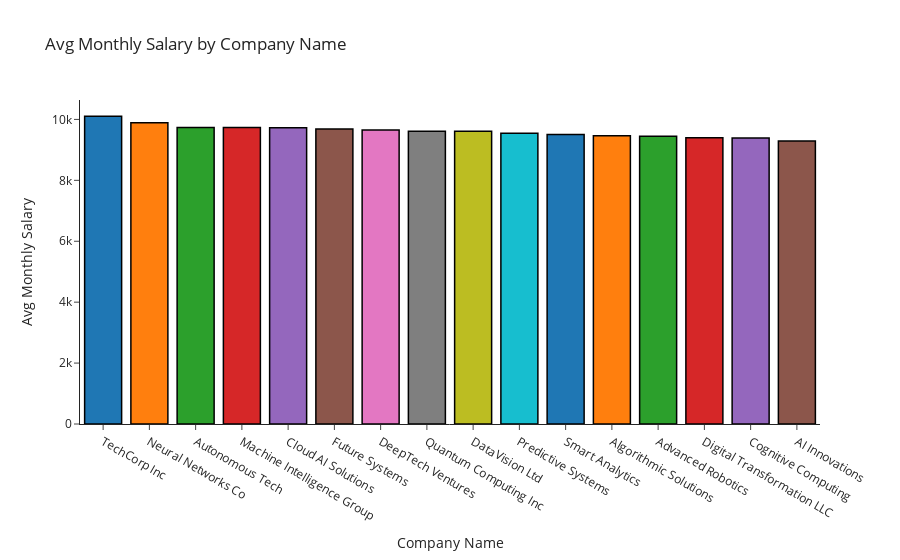

The cell this chart's notebook holds for it:
### Code cell
# company_name and monthly_salary
fig = px.bar(df.groupby('company_name')['monthly_salary'].mean().reset_index().sort_values('monthly_salary', ascending=False), x='company_name', y='monthly_salary',
              title='Avg Monthly Salary by Company Name', color='company_name', template='simple_white',
              labels={'company_name': 'Company Name', 'monthly_salary': 'Avg Monthly Salary'})
fig.update_traces(marker_line_color='black', marker_line_width=1.5, showlegend=False)
fig.show()

### Figure 1 — Plotly figure (JSON) as saved in the notebook; plotly's stock layout.template omitted (floating-point values rounded to 4 significant figures)
{"data": [{"alignmentgroup": "True", "hovertemplate": "Company Name=%{x}<br>Avg Monthly Salary=%{y}<extra></extra>", "legendgroup": "TechCorp Inc", "marker": {"color": "#1F77B4", "line": {"color": "black", "width": 1.5}, "pattern": {"shape": ""}}, "name": "TechCorp Inc", "offsetgroup": "TechCorp Inc", "orientation": "v", "showlegend": false, "textposition": "auto", "type": "bar", "x": ["TechCorp Inc"], "xaxis": "x", "y": [10110.0], "yaxis": "y"}, {"alignmentgroup": "True", "hovertemplate": "Company Name=%{x}<br>Avg Monthly Salary=%{y}<extra></extra>", "legendgroup": "Neural Networks Co", "marker": {"color": "#FF7F0E", "line": {"color": "black", "width": 1.5}, "pattern": {"shape": ""}}, "name": "Neural Networks Co", "offsetgroup": "Neural Networks Co", "orientation": "v", "showlegend": false, "textposition": "auto", "type": "bar", "x": ["Neural Networks Co"], "xaxis": "x", "y": [9888.0], "yaxis": "y"}, {"alignmentgroup": "True", "hovertemplate": "Company Name=%{x}<br>Avg Monthly Salary=%{y}<extra></extra>", "legendgroup": "Autonomous Tech", "marker": {"color": "#2CA02C", "line": {"color": "black", "width": 1.5}, "pattern": {"shape": ""}}, "name": "Autonomous Tech", "offsetgroup": "Autonomous Tech", "orientation": "v", "showlegend": false, "textposition": "auto", "type": "bar", "x": ["Autonomous Tech"], "xaxis": "x", "y": [9732.0], "yaxis": "y"}, {"alignmentgroup": "True", "hovertemplate": "Company Name=%{x}<br>Avg Monthly Salary=%{y}<extra></extra>", "legendgroup": "Machine Intelligence Group", "marker": {"color": "#D62728", "line": {"color": "black", "width": 1.5}, "pattern": {"shape": ""}}, "name": "Machine Intelligence Group", "offsetgroup": "Machine Intelligence Group", "orientation": "v", "showlegend": false, "textposition": "auto", "type": "bar", "x": ["Machine Intelligence Group"], "xaxis": "x", "y": [9732.0], "yaxis": "y"}, {"alignmentgroup": "True", "hovertemplate": "Company Name=%{x}<br>Avg Monthly Salary=%{y}<extra></extra>", "legendgroup": "Cloud AI Solutions", "marker": {"color": "#9467BD", "line": {"color": "black", "width": 1.5}, "pattern": {"shape": ""}}, "name": "Cloud AI Solutions", "offsetgroup": "Cloud AI Solutions", "orientation": "v", "showlegend": false, "textposition": "auto", "type": "bar", "x": ["Cloud AI Solutions"], "xaxis": "x", "y": [9729.0], "yaxis": "y"}, {"alignmentgroup": "True", "hovertemplate": "Company Name=%{x}<br>Avg Monthly Salary=%{y}<extra></extra>", "legendgroup": "Future Systems", "marker": {"color": "#8C564B", "line": {"color": "black", "width": 1.5}, "pattern": {"shape": ""}}, "name": "Future Systems", "offsetgroup": "Future Systems", "orientation": "v", "showlegend": false, "textposition": "auto", "type": "bar", "x": ["Future Systems"], "xaxis": "x", "y": [9689.0], "yaxis": "y"}, {"alignmentgroup": "True", "hovertemplate": "Company Name=%{x}<br>Avg Monthly Salary=%{y}<extra></extra>", "legendgroup": "DeepTech Ventures", "marker": {"color": "#E377C2", "line": {"color": "black", "width": 1.5}, "pattern": {"shape": ""}}, "name": "DeepTech Ventures", "offsetgroup": "DeepTech Ventures", "orientation": "v", "showlegend": false, "textposition": "auto", "type": "bar", "x": ["DeepTech Ventures"], "xaxis": "x", "y": [9651.0], "yaxis": "y"}, {"alignmentgroup": "True", "hovertemplate": "Company Name=%{x}<br>Avg Monthly Salary=%{y}<extra></extra>", "legendgroup": "Quantum Computing Inc", "marker": {"color": "#7F7F7F", "line": {"color": "black", "width": 1.5}, "pattern": {"shape": ""}}, "name": "Quantum Computing Inc", "offsetgroup": "Quantum Computing Inc", "orientation": "v", "showlegend": false, "textposition": "auto", "type": "bar", "x": ["Quantum Computing Inc"], "xaxis": "x", "y": [9610.0], "yaxis": "y"}, {"alignmentgroup": "True", "hovertemplate": "Company Name=%{x}<br>Avg Monthly Salary=%{y}<extra></extra>", "legendgroup": "DataVision Ltd", "marker": {"color": "#BCBD22", "line": {"color": "black", "width": 1.5}, "pattern": {"shape": ""}}, "name": "DataVision Ltd", "offsetgroup": "DataVision Ltd", "orientation": "v", "showlegend": false, "textposition": "auto", "type": "bar", "x": ["DataVision Ltd"], "xaxis": "x", "y": [9608.0], "yaxis": "y"}, {"alignmentgroup": "True", "hovertemplate": "Company Name=%{x}<br>Avg Monthly Salary=%{y}<extra></extra>", "legendgroup": "Predictive Systems", "marker": {"color": "#17BECF", "line": {"color": "black", "width": 1.5}, "pattern": {"shape": ""}}, "name": "Predictive Systems", "offsetgroup": "Predictive Systems", "orientation": "v", "showlegend": false, "textposition": "auto", "type": "bar", "x": ["Predictive Systems"], "xaxis": "x", "y": [9546.0], "yaxis": "y"}, {"alignmentgroup": "True", "hovertemplate": "Company Name=%{x}<br>Avg Monthly Salary=%{y}<extra></extra>", "legendgroup": "Smart Analytics", "marker": {"color": "#1F77B4", "line": {"color": "black", "width": 1.5}, "pattern": {"shape": ""}}, "name": "Smart Analytics", "offsetgroup": "Smart Analytics", "orientation": "v", "showlegend": false, "textposition": "auto", "type": "bar", "x": ["Smart Analytics"], "xaxis": "x", "y": [9505.0], "yaxis": "y"}, {"alignmentgroup": "True", "hovertemplate": "Company Name=%{x}<br>Avg Monthly Salary=%{y}<extra></extra>", "legendgroup": "Algorithmic Solutions", "marker": {"color": "#FF7F0E", "line": {"color": "black", "width": 1.5}, "pattern": {"shape": ""}}, "name": "Algorithmic Solutions", "offsetgroup": "Algorithmic Solutions", "orientation": "v", "showlegend": false, "textposition": "auto", "type": "bar", "x": ["Algorithmic Solutions"], "xaxis": "x", "y": [9467.0], "yaxis": "y"}, {"alignmentgroup": "True", "hovertemplate": "Company Name=%{x}<br>Avg Monthly Salary=%{y}<extra></extra>", "legendgroup": "Advanced Robotics", "marker": {"color": "#2CA02C", "line": {"color": "black", "width": 1.5}, "pattern": {"shape": ""}}, "name": "Advanced Robotics", "offsetgroup": "Advanced Robotics", "orientation": "v", "showlegend": false, "textposition": "auto", "type": "bar", "x": ["Advanced Robotics"], "xaxis": "x", "y": [9447.0], "yaxis": "y"}, {"alignmentgroup": "True", "hovertemplate": "Company Name=%{x}<br>Avg Monthly Salary=%{y}<extra></extra>", "legendgroup": "Digital Transformation LLC", "marker": {"color": "#D62728", "line": {"color": "black", "width": 1.5}, "pattern": {"shape": ""}}, "name": "Digital Transformation LLC", "offsetgroup": "Digital Transformation LLC", "orientation": "v", "showlegend": false, "textposition": "auto", "type": "bar", "x": ["Digital Transformation LLC"], "xaxis": "x", "y": [9401.0], "yaxis": "y"}, {"alignmentgroup": "True", "hovertemplate": "Company Name=%{x}<br>Avg Monthly Salary=%{y}<extra></extra>", "legendgroup": "Cognitive Computing", "marker": {"color": "#9467BD", "line": {"color": "black", "width": 1.5}, "pattern": {"shape": ""}}, "name": "Cognitive Computing", "offsetgroup": "Cognitive Computing", "orientation": "v", "showlegend": false, "textposition": "auto", "type": "bar", "x": ["Cognitive Computing"], "xaxis": "x", "y": [9390.0], "yaxis": "y"}, {"alignmentgroup": "True", "hovertemplate": "Company Name=%{x}<br>Avg Monthly Salary=%{y}<extra></extra>", "legendgroup": "AI Innovations", "marker": {"color": "#8C564B", "line": {"color": "black", "width": 1.5}, "pattern": {"shape": ""}}, "name": "AI Innovations", "offsetgroup": "AI Innovations", "orientation": "v", "showlegend": false, "textposition": "auto", "type": "bar", "x": ["AI Innovations"], "xaxis": "x", "y": [9293.0], "yaxis": "y"}], "layout": {"barmode": "relative", "legend": {"title": {"text": "Company Name"}, "tracegroupgap": 0}, "title": {"text": "Avg Monthly Salary by Company Name"}, "xaxis": {"anchor": "y", "categoryarray": ["TechCorp Inc", "Neural Networks Co", "Autonomous Tech", "Machine Intelligence Group", "Cloud AI Solutions", "Future Systems", "DeepTech Ventures", "Quantum Computing Inc", "DataVision Ltd", "Predictive Systems", "Smart Analytics", "Algorithmic Solutions", "Advanced Robotics", "Digital Transformation LLC", "Cognitive Computing", "AI Innovations"], "categoryorder": "array", "domain": [0, 1], "title": {"text": "Company Name"}}, "yaxis": {"anchor": "x", "domain": [0, 1], "title": {"text": "Avg Monthly Salary"}}}}
